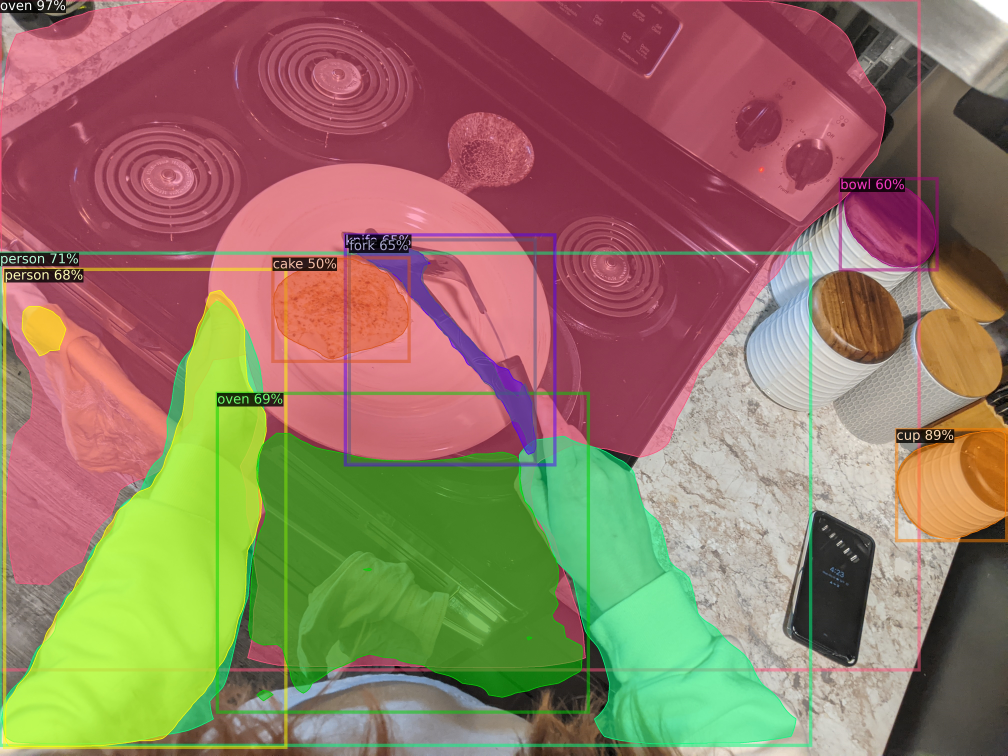
#> input picture hand_object_detector/maskrcnn_det/test4.jpg, 4032 x 3024 px, found by its file name (shown at 1/4 size)
$ python bbox.py
#> lines starting #> are read from the running program, lines starting #| are printed output that depends on the picture
import matplotlib.pyplot as plt
import numpy as np
import cv2
from PIL import Image

path = '/home/aditya/hand_object_detector/images/test4.jpg'
path_output = '/home/aditya/hand_object_detector/images/test.jpg'
image = cv2.imread(path)
#> image is the input picture: shape (3024, 4032, 3); mean B, G, R 99.4, 121.2, 148.3
image = image[667:1853,829:2138,:]
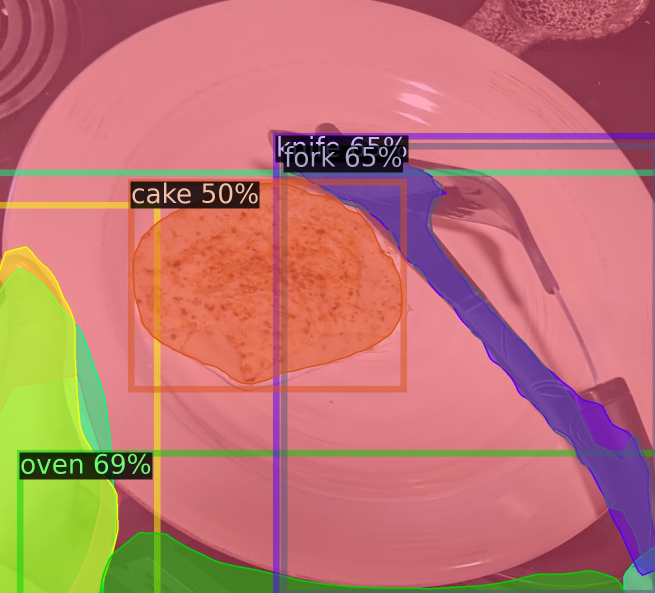
#> image: shape (1186, 1309, 3) (shown at 1/2 size); mean B, G, R 111.9, 118.4, 189.3
#> (the run stopped early here; a loop or call above may not have finished)

$ run again, with hand_object_detector/maskrcnn_det/test1.jpg copied over hand_object_detector/maskrcnn_det/test4.jpg
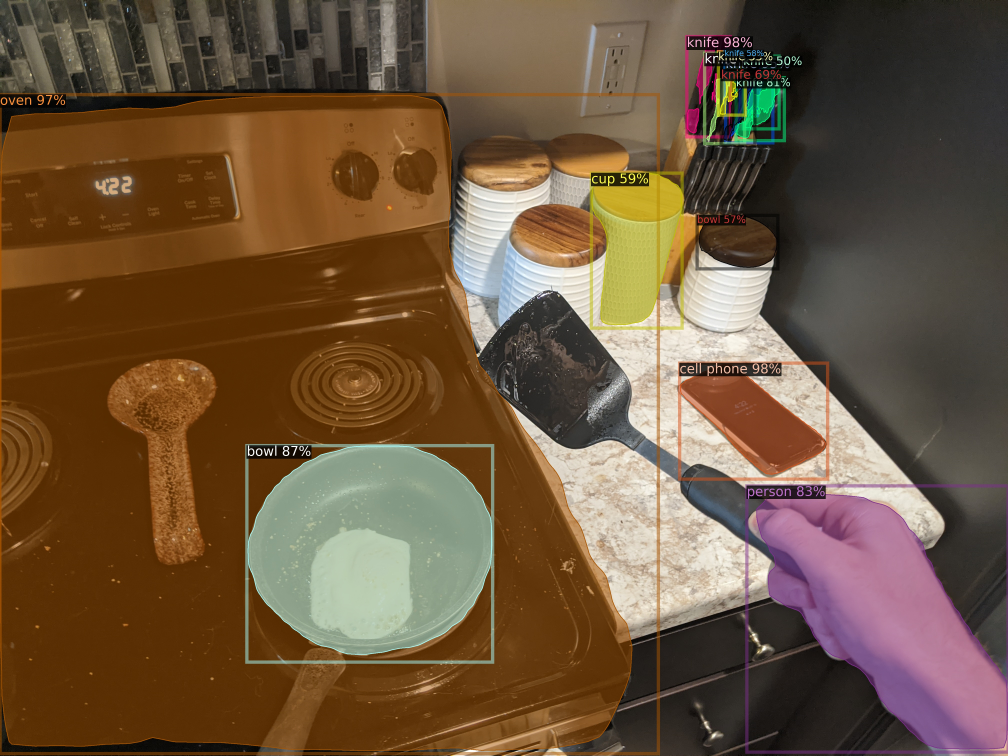
#> input picture hand_object_detector/maskrcnn_det/test1.jpg, 4032 x 3024 px, found by its file name (shown at 1/4 size)
#> image is the input picture: shape (3024, 4032, 3); mean B, G, R 61, 85.3, 109
#> `image = image[667:1853,829:2138,:]`:
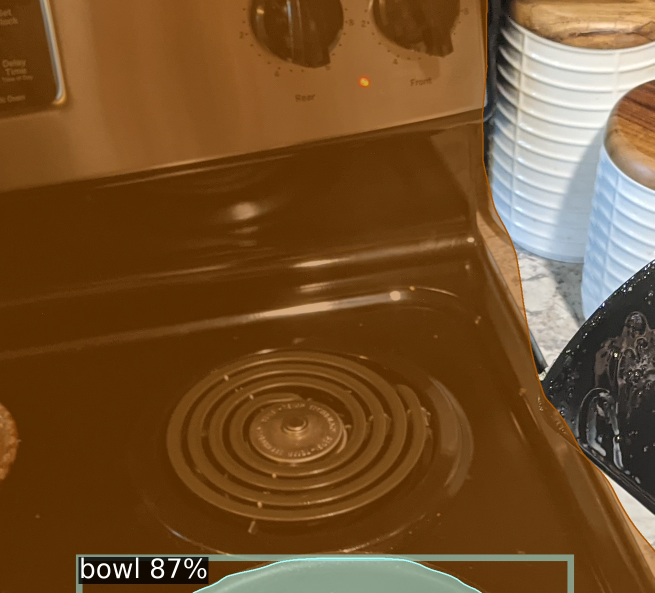
#> image: shape (1186, 1309, 3) (shown at 1/2 size); mean B, G, R 43.1, 80.6, 116

$ run again, with hand_object_detector/maskrcnn_det/test2.jpg copied over hand_object_detector/maskrcnn_det/test4.jpg
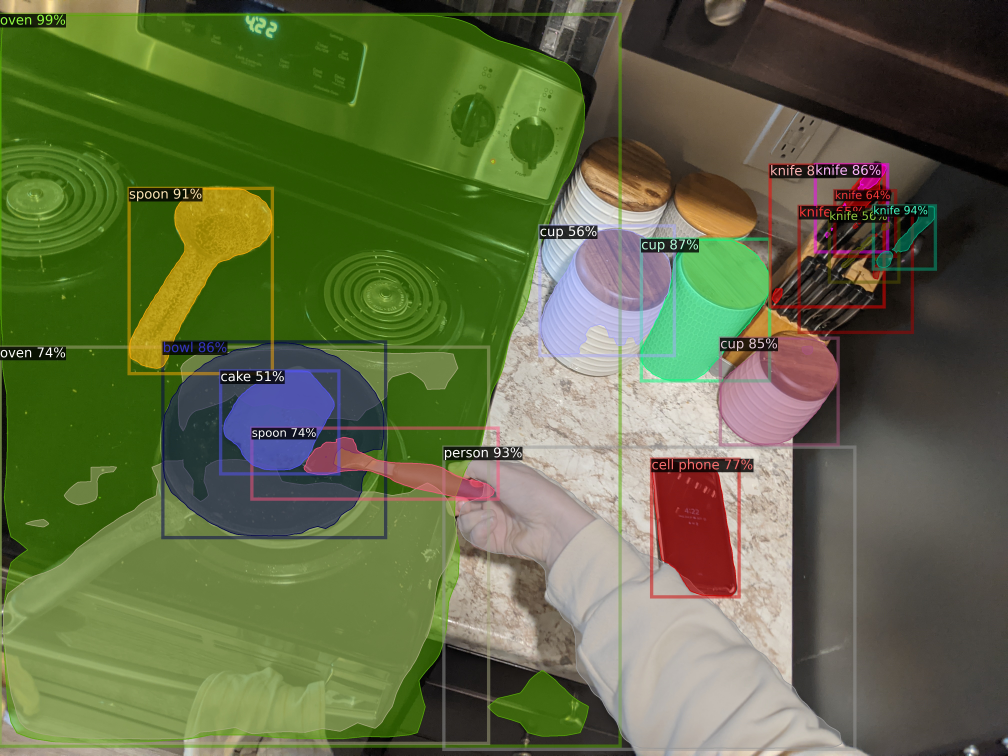
#> input picture hand_object_detector/maskrcnn_det/test2.jpg, 4032 x 3024 px, found by its file name (shown at 1/4 size)
#> image is the input picture: shape (3024, 4032, 3); mean B, G, R 68.5, 106.9, 97.1
#> `image = image[667:1853,829:2138,:]`:
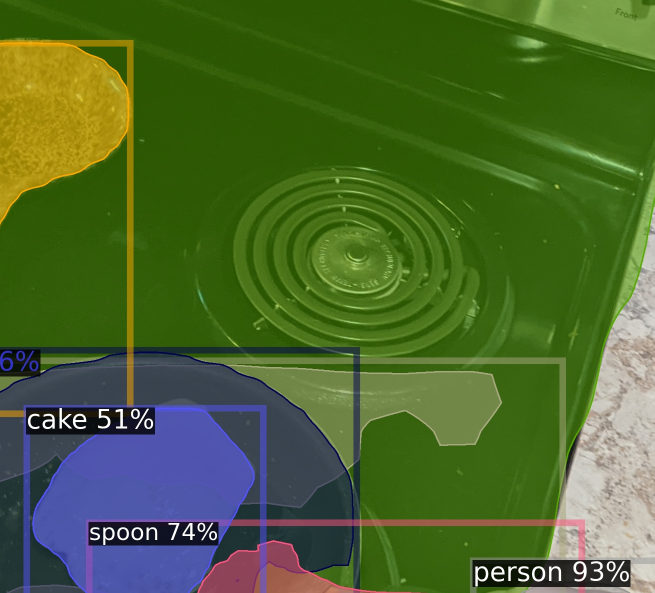
#> image: shape (1186, 1309, 3) (shown at 1/2 size); mean B, G, R 45.7, 102.1, 75.3

$ run again, with hand_object_detector/maskrcnn_det/test3.jpg copied over hand_object_detector/maskrcnn_det/test4.jpg
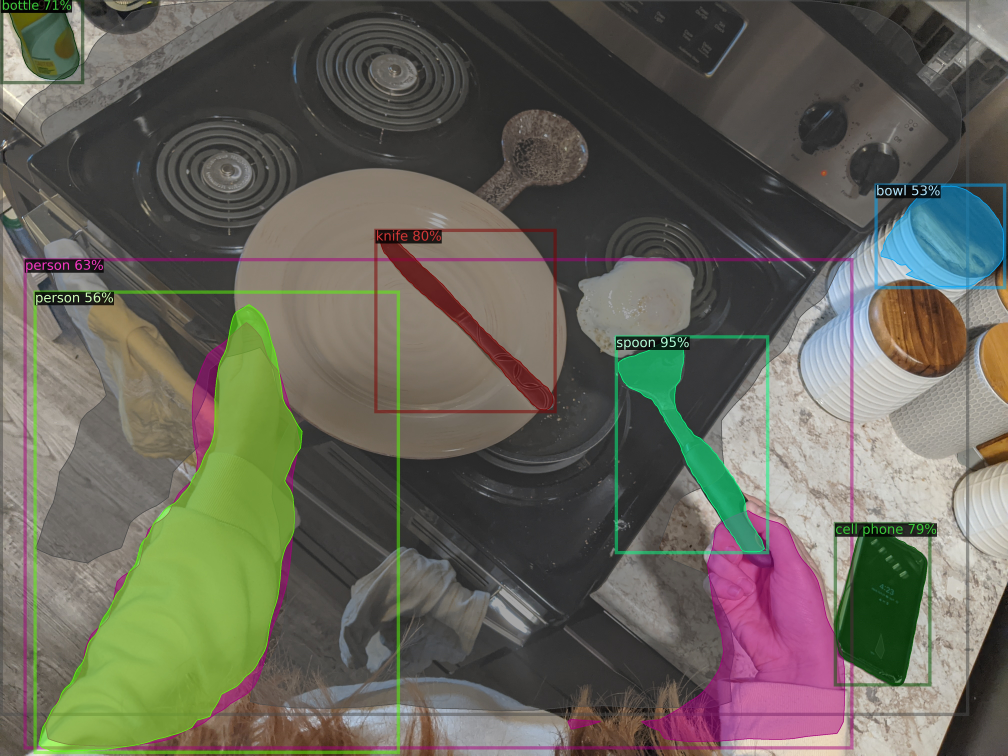
#> input picture hand_object_detector/maskrcnn_det/test3.jpg, 4032 x 3024 px, found by its file name (shown at 1/4 size)
#> image is the input picture: shape (3024, 4032, 3); mean B, G, R 89.3, 99.9, 101.9
#> `image = image[667:1853,829:2138,:]`:
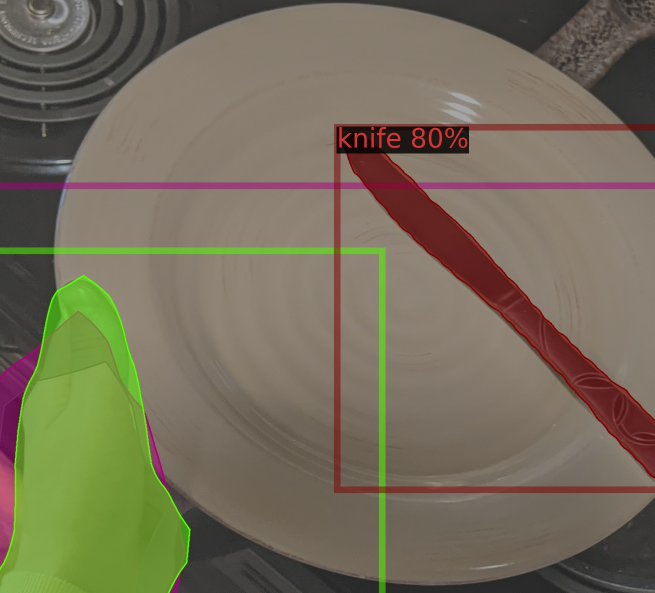
#> image: shape (1186, 1309, 3) (shown at 1/2 size); mean B, G, R 89.2, 109.1, 116.9
